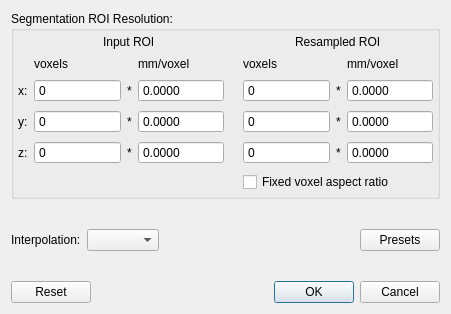
<?xml version="1.0" encoding="UTF-8"?>
<ui version="4.0">
 <class>ResampleDialog</class>
 <widget class="QDialog" name="ResampleDialog">
  <property name="geometry">
   <rect>
    <x>0</x>
    <y>0</y>
    <width>451</width>
    <height>314</height>
   </rect>
  </property>
  <property name="windowTitle">
   <string>Resample ROI - ITK-SNAP</string>
  </property>
  <layout class="QVBoxLayout" name="verticalLayout">
   <item>
    <widget class="QGroupBox" name="groupBox">
     <property name="title">
      <string>Segmentation ROI Resolution:</string>
     </property>
     <layout class="QVBoxLayout" name="verticalLayout_2">
      <property name="margin">
       <number>0</number>
      </property>
      <item>
       <widget class="QWidget" name="widget" native="true">
        <layout class="QGridLayout" name="gridLayout" columnstretch="0,1,0,1,0,1,0,1">
         <property name="horizontalSpacing">
          <number>6</number>
         </property>
         <property name="verticalSpacing">
          <number>8</number>
         </property>
         <property name="margin">
          <number>4</number>
         </property>
         <item row="4" column="3">
          <widget class="QDoubleSpinBox" name="outInputZvox">
           <property name="focusPolicy">
            <enum>Qt::NoFocus</enum>
           </property>
           <property name="readOnly">
            <bool>true</bool>
           </property>
           <property name="buttonSymbols">
            <enum>QAbstractSpinBox::NoButtons</enum>
           </property>
           <property name="decimals">
            <number>4</number>
           </property>
          </widget>
         </item>
         <item row="2" column="0">
          <widget class="QLabel" name="label_4">
           <property name="text">
            <string>x:</string>
           </property>
          </widget>
         </item>
         <item row="3" column="0">
          <widget class="QLabel" name="label_5">
           <property name="text">
            <string>y:</string>
           </property>
          </widget>
         </item>
         <item row="4" column="0">
          <widget class="QLabel" name="label_6">
           <property name="text">
            <string>z:</string>
           </property>
          </widget>
         </item>
         <item row="3" column="7">
          <widget class="QDoubleSpinBox" name="inOutVoxelYvox">
           <property name="focusPolicy">
            <enum>Qt::WheelFocus</enum>
           </property>
           <property name="buttonSymbols">
            <enum>QAbstractSpinBox::NoButtons</enum>
           </property>
           <property name="keyboardTracking">
            <bool>false</bool>
           </property>
           <property name="decimals">
            <number>4</number>
           </property>
          </widget>
         </item>
         <item row="1" column="5">
          <widget class="QLabel" name="label_10">
           <property name="text">
            <string>voxels</string>
           </property>
          </widget>
         </item>
         <item row="3" column="4" alignment="Qt::AlignHCenter">
          <widget class="QLabel" name="label">
           <property name="text">
            <string/>
           </property>
           <property name="pixmap">
            <pixmap resource="../Resources/SNAPResources.qrc">:/root/media-playback-start-4.png</pixmap>
           </property>
          </widget>
         </item>
         <item row="3" column="3">
          <widget class="QDoubleSpinBox" name="outInputYvox">
           <property name="focusPolicy">
            <enum>Qt::NoFocus</enum>
           </property>
           <property name="readOnly">
            <bool>true</bool>
           </property>
           <property name="buttonSymbols">
            <enum>QAbstractSpinBox::NoButtons</enum>
           </property>
           <property name="decimals">
            <number>4</number>
           </property>
          </widget>
         </item>
         <item row="0" column="1" colspan="3" alignment="Qt::AlignHCenter">
          <widget class="QLabel" name="label_12">
           <property name="text">
            <string>Input ROI</string>
           </property>
          </widget>
         </item>
         <item row="2" column="7">
          <widget class="QDoubleSpinBox" name="inOutVoxelXvox">
           <property name="focusPolicy">
            <enum>Qt::WheelFocus</enum>
           </property>
           <property name="buttonSymbols">
            <enum>QAbstractSpinBox::NoButtons</enum>
           </property>
           <property name="keyboardTracking">
            <bool>false</bool>
           </property>
           <property name="decimals">
            <number>4</number>
           </property>
          </widget>
         </item>
         <item row="1" column="7">
          <widget class="QLabel" name="label_11">
           <property name="text">
            <string>mm/voxel</string>
           </property>
          </widget>
         </item>
         <item row="4" column="7">
          <widget class="QDoubleSpinBox" name="inOutVoxelZvox">
           <property name="focusPolicy">
            <enum>Qt::WheelFocus</enum>
           </property>
           <property name="buttonSymbols">
            <enum>QAbstractSpinBox::NoButtons</enum>
           </property>
           <property name="keyboardTracking">
            <bool>false</bool>
           </property>
           <property name="decimals">
            <number>4</number>
           </property>
          </widget>
         </item>
         <item row="2" column="2">
          <widget class="QLabel" name="label_2">
           <property name="text">
            <string>*</string>
           </property>
          </widget>
         </item>
         <item row="1" column="3">
          <widget class="QLabel" name="label_9">
           <property name="text">
            <string>mm/voxel</string>
           </property>
          </widget>
         </item>
         <item row="1" column="1">
          <widget class="QLabel" name="label_8">
           <property name="text">
            <string>voxels</string>
           </property>
          </widget>
         </item>
         <item row="0" column="5" colspan="3" alignment="Qt::AlignHCenter">
          <widget class="QLabel" name="label_13">
           <property name="text">
            <string>Resampled ROI</string>
           </property>
          </widget>
         </item>
         <item row="2" column="6">
          <widget class="QLabel" name="label_3">
           <property name="text">
            <string>*</string>
           </property>
          </widget>
         </item>
         <item row="3" column="2">
          <widget class="QLabel" name="label_14">
           <property name="text">
            <string>*</string>
           </property>
          </widget>
         </item>
         <item row="4" column="2">
          <widget class="QLabel" name="label_15">
           <property name="text">
            <string>*</string>
           </property>
          </widget>
         </item>
         <item row="3" column="6">
          <widget class="QLabel" name="label_16">
           <property name="text">
            <string>*</string>
           </property>
          </widget>
         </item>
         <item row="4" column="6">
          <widget class="QLabel" name="label_17">
           <property name="text">
            <string>*</string>
           </property>
          </widget>
         </item>
         <item row="5" column="5" colspan="3">
          <widget class="QCheckBox" name="chkAspect">
           <property name="text">
            <string>Fixed voxel aspect ratio</string>
           </property>
          </widget>
         </item>
         <item row="2" column="1">
          <widget class="QSpinBox" name="outInputXsize">
           <property name="focusPolicy">
            <enum>Qt::NoFocus</enum>
           </property>
           <property name="readOnly">
            <bool>true</bool>
           </property>
           <property name="buttonSymbols">
            <enum>QAbstractSpinBox::NoButtons</enum>
           </property>
           <property name="maximum">
            <number>99999</number>
           </property>
          </widget>
         </item>
         <item row="3" column="1">
          <widget class="QSpinBox" name="outInputYsize">
           <property name="focusPolicy">
            <enum>Qt::NoFocus</enum>
           </property>
           <property name="readOnly">
            <bool>true</bool>
           </property>
           <property name="buttonSymbols">
            <enum>QAbstractSpinBox::NoButtons</enum>
           </property>
           <property name="maximum">
            <number>99999</number>
           </property>
          </widget>
         </item>
         <item row="2" column="3">
          <widget class="QDoubleSpinBox" name="outInputXvox">
           <property name="focusPolicy">
            <enum>Qt::NoFocus</enum>
           </property>
           <property name="readOnly">
            <bool>true</bool>
           </property>
           <property name="buttonSymbols">
            <enum>QAbstractSpinBox::NoButtons</enum>
           </property>
           <property name="decimals">
            <number>4</number>
           </property>
          </widget>
         </item>
         <item row="4" column="5">
          <widget class="QSpinBox" name="inOutVoxelZsize">
           <property name="buttonSymbols">
            <enum>QAbstractSpinBox::NoButtons</enum>
           </property>
           <property name="keyboardTracking">
            <bool>false</bool>
           </property>
          </widget>
         </item>
         <item row="3" column="5">
          <widget class="QSpinBox" name="inOutVoxelYsize">
           <property name="buttonSymbols">
            <enum>QAbstractSpinBox::NoButtons</enum>
           </property>
           <property name="keyboardTracking">
            <bool>false</bool>
           </property>
          </widget>
         </item>
         <item row="2" column="5">
          <widget class="QSpinBox" name="inOutVoxelXsize">
           <property name="focusPolicy">
            <enum>Qt::WheelFocus</enum>
           </property>
           <property name="buttonSymbols">
            <enum>QAbstractSpinBox::NoButtons</enum>
           </property>
           <property name="keyboardTracking">
            <bool>false</bool>
           </property>
          </widget>
         </item>
         <item row="4" column="1">
          <widget class="QSpinBox" name="outInputZsize">
           <property name="focusPolicy">
            <enum>Qt::NoFocus</enum>
           </property>
           <property name="readOnly">
            <bool>true</bool>
           </property>
           <property name="buttonSymbols">
            <enum>QAbstractSpinBox::NoButtons</enum>
           </property>
           <property name="maximum">
            <number>99999</number>
           </property>
          </widget>
         </item>
        </layout>
       </widget>
      </item>
     </layout>
    </widget>
   </item>
   <item>
    <spacer name="verticalSpacer_2">
     <property name="orientation">
      <enum>Qt::Vertical</enum>
     </property>
     <property name="sizeHint" stdset="0">
      <size>
       <width>20</width>
       <height>40</height>
      </size>
     </property>
    </spacer>
   </item>
   <item>
    <widget class="QWidget" name="widget_3" native="true">
     <layout class="QHBoxLayout" name="horizontalLayout_2">
      <property name="margin">
       <number>0</number>
      </property>
      <item>
       <widget class="QLabel" name="label_18">
        <property name="text">
         <string>Interpolation:</string>
        </property>
       </widget>
      </item>
      <item>
       <widget class="QComboBox" name="inInterpolationMode"/>
      </item>
      <item>
       <spacer name="horizontalSpacer">
        <property name="orientation">
         <enum>Qt::Horizontal</enum>
        </property>
        <property name="sizeHint" stdset="0">
         <size>
          <width>40</width>
          <height>20</height>
         </size>
        </property>
       </spacer>
      </item>
      <item>
       <widget class="QPushButton" name="btnPreset">
        <property name="text">
         <string>Presets</string>
        </property>
       </widget>
      </item>
     </layout>
    </widget>
   </item>
   <item>
    <spacer name="verticalSpacer_3">
     <property name="orientation">
      <enum>Qt::Vertical</enum>
     </property>
     <property name="sizeHint" stdset="0">
      <size>
       <width>20</width>
       <height>40</height>
      </size>
     </property>
    </spacer>
   </item>
   <item>
    <widget class="QWidget" name="widget_2" native="true">
     <layout class="QHBoxLayout" name="horizontalLayout">
      <property name="margin">
       <number>0</number>
      </property>
      <item>
       <widget class="QDialogButtonBox" name="buttonBox">
        <property name="orientation">
         <enum>Qt::Horizontal</enum>
        </property>
        <property name="standardButtons">
         <set>QDialogButtonBox::Cancel|QDialogButtonBox::Ok|QDialogButtonBox::Reset</set>
        </property>
       </widget>
      </item>
     </layout>
    </widget>
   </item>
  </layout>
  <action name="actionSuper2">
   <property name="text">
    <string>Supersample by 2</string>
   </property>
  </action>
  <action name="actionSub2">
   <property name="text">
    <string>Subsample by 2</string>
   </property>
  </action>
  <action name="actionSuperIso">
   <property name="text">
    <string>Supersample to Isotropic</string>
   </property>
  </action>
  <action name="actionSubIso">
   <property name="text">
    <string>Subsample to Isotropic</string>
   </property>
  </action>
 </widget>
 <tabstops>
  <tabstop>inOutVoxelXsize</tabstop>
  <tabstop>inOutVoxelXvox</tabstop>
  <tabstop>inOutVoxelYsize</tabstop>
  <tabstop>inOutVoxelYvox</tabstop>
  <tabstop>inOutVoxelZsize</tabstop>
  <tabstop>inOutVoxelZvox</tabstop>
  <tabstop>chkAspect</tabstop>
  <tabstop>buttonBox</tabstop>
 </tabstops>
 <resources>
  <include location="../Resources/SNAPResources.qrc"/>
 </resources>
 <connections/>
</ui>
